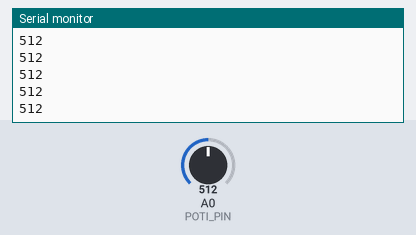
Bench run of a sketch on a simulated Arduino Uno, built with avr-gcc and run on an emulated ATmega328P. On the bench: the last lines printed to the serial monitor. Inputs (shaded band) come from the test bench; at power-on: A0 (POTI_PIN) = 512.

Above: at 1.2 s.
1.3 s: A0 (POTI_PIN) set to 716
At 1.56 s:
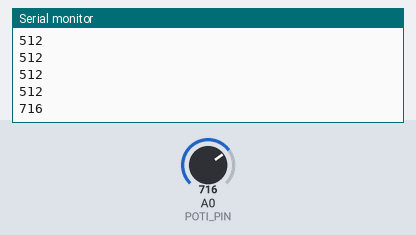
2.8 s: A0 (POTI_PIN) set to 900
At 2.96 s:
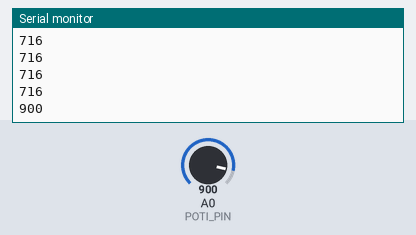
Timing chart, 0 to 5.8 s (numbered marks = the images above; inputs shaded):
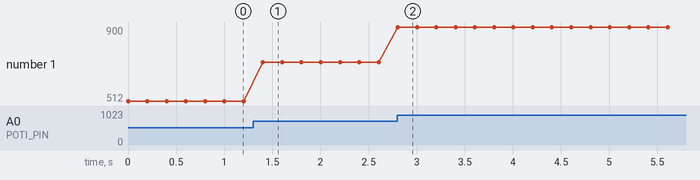

Measured:
- after the input at 1.3 s, the serial monitor: prints a new line after 0.10 s (image 1)
- after the input at 2.8 s, the serial monitor: prints a new line at once (image 2)
- plotted number 1: 512 → 716 after the input at 1.3 s, 716 → 900 after the input at 2.8 s

The sketch:

poti.ino
```cpp
const int POTI_PIN = A0;

void setup() {
  Serial.begin( 115200 );
  pinMode( POTI_PIN, INPUT );
}

void loop() {
  Serial.println( analogRead(POTI_PIN) );
  delay(200);
}
```
